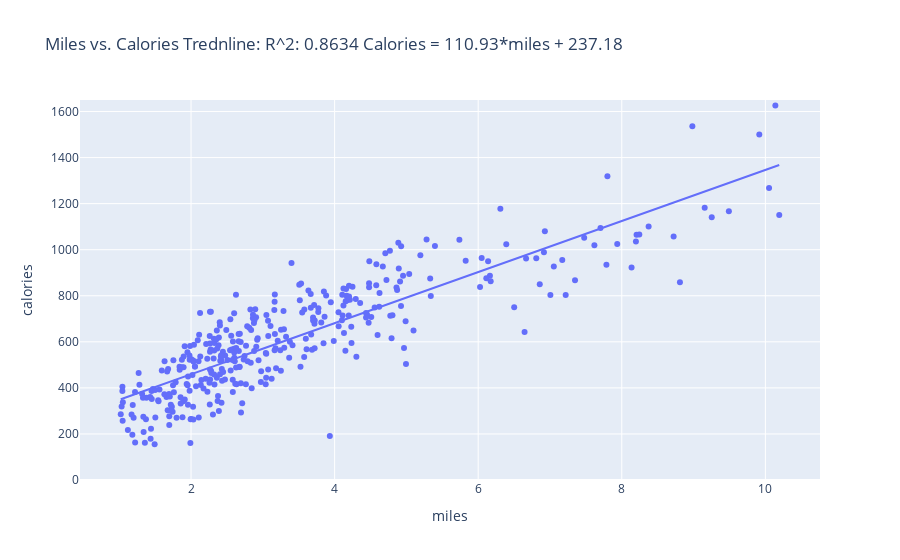

The cell this chart's notebook holds for it:
### Markdown cell above
### `plotly` Plots
To be frank, I'm not a fan of `matplotlib`, the visualizations are boring! Instead let's look at it using an interactive (and user-friendly) library named `plotly`

### Code cell
(slope, intercept), r = (np.round(np.polyfit(health['miles'], health['calories'], 1), 2), 
                        np.round(np.corrcoef(health['miles'], health['calories'])[0][1], 4))
px.scatter(data_frame = health, x = 'miles', y = 'calories' , range_y = (0, 1650), 
           trendline = 'ols', title=f"Miles vs. Calories\nTrednline: R^2: {r} Calories = {slope}*miles + {intercept}")

### Figure 1 — Plotly figure (JSON) as saved in the notebook; plotly's stock layout.template omitted (floating-point values rounded to 4 significant figures; data arrays with more than 128 entries replaced by an {"elided": "..."} marker saying what was removed)
{"data": [{"hovertemplate": "miles=%{x}<br>calories=%{y}<extra></extra>", "legendgroup": "", "marker": {"color": "#636efa", "symbol": "circle"}, "mode": "markers", "name": "", "orientation": "v", "showlegend": false, "type": "scatter", "x": {"elided": "362 float values"}, "xaxis": "x", "y": {"elided": "362 float values"}, "yaxis": "y"}, {"hovertemplate": "<b>OLS trendline</b><br>calories = 110.931 * miles + 237.18<br>R<sup>2</sup>=0.745507<br><br>miles=%{x}<br>calories=%{y} <b>(trend)</b><extra></extra>", "legendgroup": "", "marker": {"color": "#636efa", "symbol": "circle"}, "mode": "lines", "name": "", "showlegend": false, "type": "scatter", "x": {"elided": "362 float values"}, "xaxis": "x", "y": {"elided": "362 float values"}, "yaxis": "y"}], "layout": {"legend": {"tracegroupgap": 0}, "title": {"text": "Miles vs. Calories\nTrednline: R^2: 0.8634 Calories = 110.93*miles + 237.18"}, "xaxis": {"anchor": "y", "domain": [0, 1], "title": {"text": "miles"}}, "yaxis": {"anchor": "x", "domain": [0, 1], "range": [0, 1650], "title": {"text": "calories"}}}}
